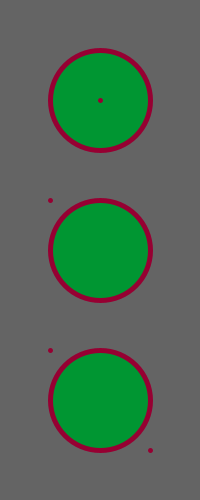
Frame 1 (no input)
Frame 60 (the mouse pressed at the canvas centre just before this capture): identical to frame 1, image omitted
Frame 120 (the mouse held since frame 60 and released just before this capture): identical to frame 1, image omitted

The Processing sketch that drew this single still picture (run headless with seeded random() and noise(); from frame 60 on, the mouse is pressed at the canvas centre):

// Processing sketch: sketch_04_circle
// ── sketch_04_circle.pde
void setup() {

  size(200, 500);
  background(100);

  stroke(150, 0, 50);
  strokeWeight(5);
  fill(0, 150, 50);

  // ellipseMode: CENTER (default)
  ellipse(100, 100, 100, 100);
  point(100, 100);

  // ellipseMode: CORNER
  ellipseMode(CORNER);
  ellipse(50, 200, 100, 100);
  point(50, 200);

  // ellipseMode: CORNERS
  ellipseMode(CORNERS);
  ellipse(50, 350, 150, 450);
  point(50, 350);
  point(150, 450);
}

void draw() {
}
